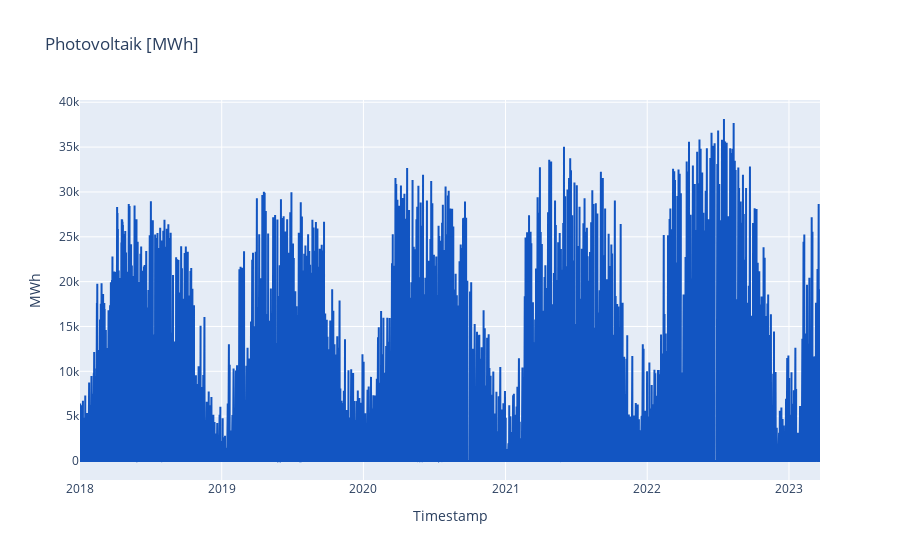

This figure's notebook cell:
### Markdown cell above
# Test solar energy

### Code cell
#solar_energy.plot(x='Timestamp', y='Photovoltaik [MWh]')
fig = go.Figure()
fig.add_trace(go.Scatter(x=solar_energy['Timestamp'], y=solar_energy['Photovoltaik [MWh]'],
                             line_color='rgba(18,85,194,082)',
                             name='Photovoltaik [MWh]')) # black


fig.update_layout(
    title=go.layout.Title(text='Photovoltaik [MWh]'),
    xaxis_title='Timestamp',
    yaxis_title='MWh')

### Figure 1 — Plotly figure (JSON) as saved in the notebook; plotly's stock layout.template omitted (floating-point values rounded to 4 significant figures; data arrays with more than 128 entries replaced by an {"elided": "..."} marker saying what was removed)
{"data": [{"line": {"color": "rgba(18,85,194,082)"}, "name": "Photovoltaik [MWh]", "type": "scatter", "x": {"elided": "33480 str values"}, "y": {"elided": "33480 float values"}}], "layout": {"title": {"text": "Photovoltaik [MWh]"}, "xaxis": {"title": {"text": "Timestamp"}}, "yaxis": {"title": {"text": "MWh"}}}}
